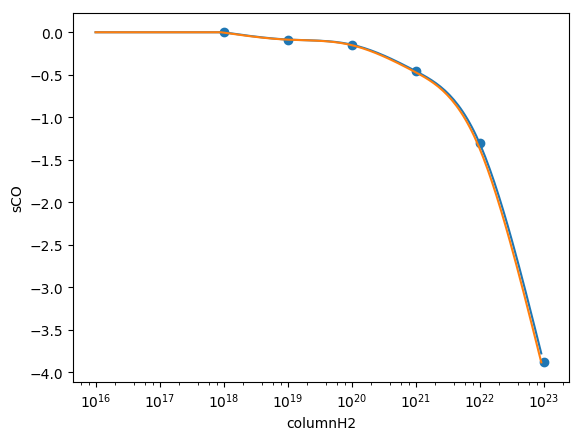

This figure's Python source:
import numpy as np
import matplotlib.pyplot as plt

columnH2, sCO = np.loadtxt("spline.txt", unpack=True)

PDR = np.loadtxt("3D-PDR_spline.txt")

cpoints = np.array([18.0E0, 19.0E0, 20.0E0, 21.0E0, 22.0E0, 23.0E0])
spoints = np.array([0.000E+00, -8.539E-02, -1.451E-01, -4.559E-01, -1.303E+00, -3.883E+00])
cpoints = np.power(10.0,cpoints)




fig1 = plt.figure()

ax1 = fig1.add_subplot(111)


ax1.legend()
ax1.set_xlabel("columnH2")
ax1.set_ylabel("sCO")
# ax1.set_yscale("log")
ax1.set_xscale("log")

ax1.plot(columnH2, sCO)
ax1.plot(columnH2, PDR)
ax1.scatter(cpoints, spoints)

fig1.savefig("spline.png", bbox_inches='tight')
